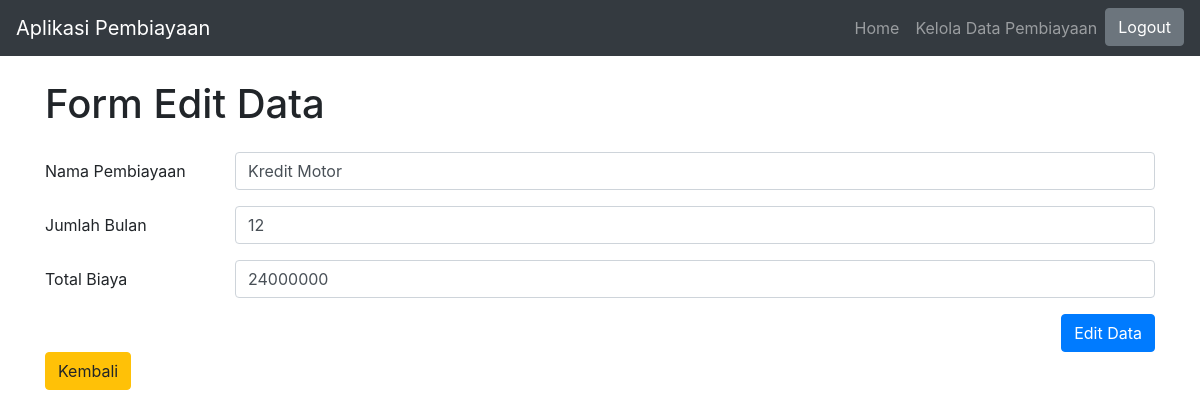
Page /index.php?p=form-edit&id=1 (signed in) on the committed database.
### tables this page shows
CREATE TABLE `pembiayaan` (
  `id` int(11) NOT NULL AUTO_INCREMENT,
  `nama_pembiayaan` varchar(255) NOT NULL,
  `jumlah_bulan` int(11) NOT NULL,
  `total_biaya` bigint(20) NOT NULL,
  PRIMARY KEY (`id`)
);

### pages/form-edit.php (the view, shortened to what this page needs)
<?php
include 'functions/functions.php';
$id_pembiayaan = $_GET['id'];
$query = "SELECT * FROM pembiayaan WHERE id = '$id_pembiayaan'";
$data = mysqli_query($conn, $query);
$data = mysqli_fetch_assoc($data);
?>
<div class="container mt-4">
    <h1>Form Edit Data</h1>
    <form method="POST" class="mt-4">
        <div class="form-group row">
            <label for="nama_pembiayaan" class="col-sm-2 col-form-label">Nama Pembiayaan</label>
            <div class="col-sm-10">
                <input type="text" class="form-control" id="nama_pembiayaan" name="nama_pembiayaan" value="<?= $data['nama_pembiayaan'] ?>" required>
            </div>
        </div>
        <div class="form-group row">
            <label for="jumlah_bulan" class="col-sm-2 col-form-label">Jumlah Bulan</label>
            <div class="col-sm-10">
                <input type="number" min="0" class="form-control" id="jumlah_bulan" name="jumlah_bulan" value="<?= $data['jumlah_bulan'] ?>" required>
            </div>
        </div>
        <div class="form-group row">
            <label for="total_biaya" class="col-sm-2 col-form-label">Total Biaya</label>
            <div class="col-sm-10">
                <input type="text" class="form-control" id="total_biaya" name="total_biaya" value="<?= $data['total_biaya'] ?>" required>
            </div>
        </div>
        <div class="d-flex justify-content-end">
            <button type="submit" class="btn btn-primary" name="btn-edit" value="<?= $data['id'] ?>">Edit Data</button>
        </div>
        <div class="d flex justify-content-start">
            <a href="index.php?p=kelola-pembiayaan" class="btn btn-warning">Kembali</a>
        </div>
    </form>
</div>

### rows in the picture
pembiayaan: nama_pembiayaan "Kredit Motor", jumlah_bulan "12", total_biaya "24000000"
